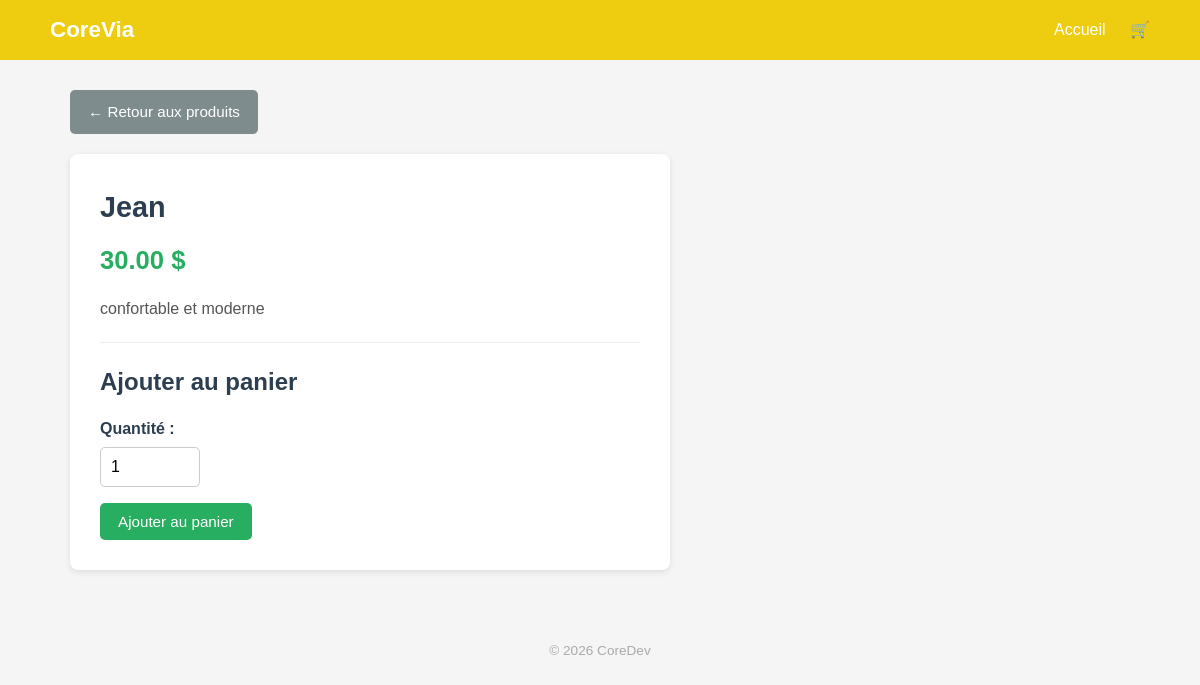
The app's page /product_detail.php?id=2 with its own data.
### tables this page shows
CREATE TABLE `products` (
  `id` int(11) NOT NULL,
  `name` varchar(255) NOT NULL,
  `price` decimal(10,2) NOT NULL,
  `description` text DEFAULT NULL
);

### config.php (called while the page is built, shortened)
<?php
$host ='localhost';
$db = 'ecommerce_db';
$user= 'root';
$pass = '';
$charset = 'utf8mb4';
function get_pdo() {
 static $pdo = null;
global $host, $db, $user, $pass, $charset;
 if($pdo === null) {
 $dsn = "mysql:host=$host;dbname=$db;charset=$charset";
 $options = [
            PDO::ATTR_ERRMODE            => PDO::ERRMODE_EXCEPTION,
            PDO::ATTR_DEFAULT_FETCH_MODE => PDO::FETCH_ASSOC,
            PDO::ATTR_EMULATE_PREPARES   => false,
        ];
        try {
            $pdo = new PDO($dsn, $user, $pass, $options);
        } catch (PDOException $e) {
            error_log('Erreur connexion BD : ' . $e->getMessage());
            die('Erreur de connexion à la base de données. Veuillez réessayer plus tard.');
        }
    }
    return $pdo;
}
function get_product($id) {
    $pdo = get_pdo();
    $stmt = $pdo->prepare('SELECT id, name, price, description FROM products WHERE id = ?');
    $stmt->execute([$id]);
    return $stmt->fetch();
}

### product_detail.php (the view, shortened to what this page needs)
<?php
require_once 'config.php';
$id = isset($_GET['id']) ? (int)$_GET['id'] : 0;
$product = get_product($id);
include 'header.php';
?>
<a href="index.php" class="btn btn-secondary" style="margin-bottom:20px;display:inline-block;">&larr; Retour aux produits</a>
<div class="product-detail">
    <h1><?php echo htmlspecialchars($product['name']); ?></h1>
    <div class="price"><?php echo number_format($product['price'], 2); ?> $</div>
    <div class="description"><?php echo htmlspecialchars($product['description']); ?></div>
    <hr style="margin: 20px 0; border: none; border-top: 1px solid #eee;">
    <h2 style="margin-bottom:15px; color:#2c3e50;">Ajouter au panier</h2>
    <form action="add_to_cart.php" method="POST">
        <div class="form-group">
            <label for="quantity">Quantité :</label>
            <input type="number" id="quantity" name="quantity" value="1" min="1" max="100" style="width:100px;">
        </div>
        <button type="submit" class="btn btn-success">Ajouter au panier</button>
    </form>
</div>
</main>
<footer class="site-footer">
    <p>&copy; <?php echo date('Y'); ?> CoreDev</p>
</footer>
</body>
</html>

### styles.css (style rules this page uses)
* { box-sizing: border-box; margin: 0; padding: 0; }
body { font-family: Arial, sans-serif; background: #f5f5f5; color: #333; line-height: 1.6; }
.btn { display: inline-block; padding: 10px 18px; border: none; border-radius: 5px; cursor: pointer; font-size: 0.95rem; text-decoration: none; text-align: center; }
.btn-success { background: #27ae60; color: #fff; }
.btn-secondary { background: #7f8c8d; color: #fff; }
.product-detail { background: #fff; border-radius: 8px; box-shadow: 0 2px 6px rgba(0,0,0,0.1); padding: 30px; max-width: 600px; }
.product-detail h1 { font-size: 1.8rem; color: #2c3e50; margin-bottom: 10px; }
.product-detail .price { font-size: 1.6rem; font-weight: bold; color: #27ae60; margin-bottom: 15px; }
.product-detail .description { color: #555; margin-bottom: 20px; }
.form-group { margin-bottom: 16px; }
.form-group label { display: block; margin-bottom: 5px; font-weight: bold; color: #2c3e50; }
.form-group input, .form-group textarea { width: 100%; padding: 10px; border: 1px solid #ccc; border-radius: 5px; font-size: 1rem; }
.site-footer { text-align: center; padding: 30px; color: #aaa; font-size: 0.85rem; margin-top: 40px; }

### records on screen
products: name "Jean", price "30.00", description "confortable et moderne"
